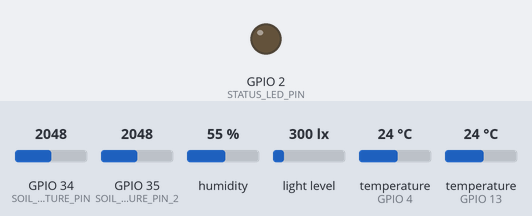
The sketch below on a simulated ESP32. On the bench: output pins drawn as LEDs (lit = HIGH). The test bench sets the inputs (shaded band); at power-on: GPIO 34 (SOIL_MOISTURE_PIN) = 2048, GPIO 35 (SOIL_MOISTURE_PIN_2) = 2048, humidity 55 %, light level 300 lx, temperature (sensors on GPIO 4, GPIO 13) 24 °C (analog values on the 0–4095 scale). WiFi joins after 1.5 s; servers stay silent unless stated; uploads are accepted with an empty reply; the local clock reads 2024-03-15 10:24:30 at power-on unless the sketch sets it; pins used as bus, display or sensor lines are not drawn; what the sketch prints to the serial monitor is not drawn.

Above: at 2.7 s.
At 16.03 s:
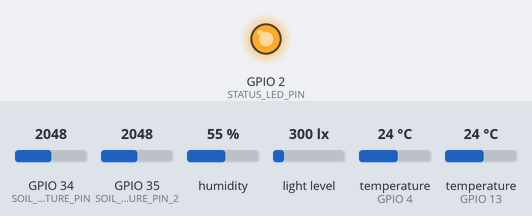
Timing chart, 0 to 17.6 s (numbered marks = the images above):
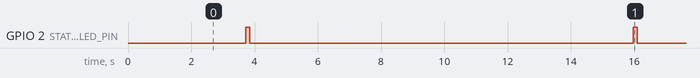

The sketch:

soil_care.ino
```cpp
// ===========================================================================
//  Soil Care System — ESP32 firmware (entry point)
//
//  Reads NPK (RS485/Modbus), soil moisture (ADC) and air temp/humidity (DHT22),
//  then POSTs them as JSON to the FastAPI backend every SEND_INTERVAL_MS.
//
//  Libraries (Arduino Library Manager):
//    - DHT sensor library (Adafruit)  + Adafruit Unified Sensor
//    - ArduinoJson (7.x)
//  HTTPClient / WiFi are part of the ESP32 Arduino core.
// ===========================================================================

#include <WiFi.h>
#include <time.h>
#include <math.h>

#include "config.h"
#include "sensors.h"
#include "wifi_manager.h"
#include "http_client.h"

static void blink(int times, int ms) {
  for (int i = 0; i < times; i++) {
    digitalWrite(STATUS_LED_PIN, HIGH); delay(ms);
    digitalWrite(STATUS_LED_PIN, LOW);  delay(ms);
  }
}

// Report exactly which physical sensor failed to return data this cycle.
// A channel is NAN when its sensor did not respond (see sensors.cpp). This
// makes it obvious which value is real and which one is missing.
static void report_sensor_health(const SensorReadings &r) {
  struct { const char *name; float v; } ch[] = {
    {"NPK Nitrogen (RS485/Modbus)",    r.nitrogen},
    {"NPK Phosphorous (RS485/Modbus)", r.phosphorous},
    {"NPK Potassium (RS485/Modbus)",   r.potassium},
    {"DHT22 air temperature (GPIO4)",  r.temperature},
    {"DHT22 humidity (GPIO4)",         r.humidity},
    {"Soil moisture (ADC34)",          r.moisture},
    {"DS18B20 soil temp (OneWire G5)", r.soil_temperature},
    {"BH1750 light (I2C 0x23)",        r.light_intensity},
  };
  int failed = 0;
  for (auto &c : ch) {
    if (isnan(c.v)) {
      Serial.printf("[FAIL] %s — NO DATA (sensor not responding / check wiring)\n", c.name);
      failed++;
    }
  }
  if (failed == 0) Serial.println("[health] all 8 channels responded OK");
  else             Serial.printf("[health] %d sensor channel(s) failed this cycle\n", failed);
}

void setup() {
  Serial.begin(115200);
  delay(200);
  Serial.println("\n=== Soil Care System — ESP32 node ===");

  pinMode(STATUS_LED_PIN, OUTPUT);
  digitalWrite(STATUS_LED_PIN, LOW);

  sensors_begin();
  wifi_begin();

  // Optional NTP so payloads carry a real timestamp (backend works without it).
  configTime(0, 0, "pool.ntp.org", "time.nist.gov");
}

void loop() {
  wifi_ensure();

  SensorReadings r = sensors_read();
  Serial.println("---------------------------------------------");
  Serial.printf("[read] soil   : N=%.0f  P=%.0f  K=%.0f mg/kg | moisture=%.1f%% | soilT=%.1f C\n",
                r.nitrogen, r.phosphorous, r.potassium, r.moisture, r.soil_temperature);
  Serial.printf("[read] ambient: airT=%.1f C | humidity=%.1f%% | light=%.0f lux\n",
                r.temperature, r.humidity, r.light_intensity);
  report_sensor_health(r);

  if (wifi_connected()) {
    Serial.println("[net]  POST -> backend ...");
    int code = http_send_readings(r);
    blink(code == 200 ? 1 : 3, 120);
  } else {
    Serial.println("No Wi-Fi — skipping upload this cycle.");
    blink(5, 80);
  }

  delay(SEND_INTERVAL_MS);
}
```

http_client.cpp
```cpp
#include "http_client.h"
#include "config.h"

#include <HTTPClient.h>
#include <ArduinoJson.h>
#include <math.h>
#include <time.h>

// Add a numeric field, or JSON null when the reading failed (NAN).
static void addNum(JsonDocument &doc, const char *key, float v) {
  if (isnan(v)) doc[key] = nullptr;
  else          doc[key] = v;
}

int http_send_readings(const SensorReadings &r) {
  HTTPClient http;
  http.begin(SERVER_URL);
  http.addHeader("Content-Type", "application/json");
  http.setTimeout(10000);   // 10s

  JsonDocument doc;
  doc["device_id"] = DEVICE_ID;

  // Unix timestamp if NTP is set, otherwise omit (backend uses server time).
  time_t now = time(nullptr);
  if (now > 1700000000) doc["timestamp"] = (uint32_t)now;

  addNum(doc, "nitrogen",    r.nitrogen);
  addNum(doc, "potassium",   r.potassium);
  addNum(doc, "phosphorous", r.phosphorous);
  addNum(doc, "temperature", r.temperature);
  addNum(doc, "humidity",    r.humidity);
  addNum(doc, "moisture",    r.moisture);
  addNum(doc, "soil_temperature", r.soil_temperature);
  addNum(doc, "light_intensity",  r.light_intensity);

  if (strlen(SOIL_TYPE) > 0) doc["soil_type"] = SOIL_TYPE;

  String body;
  serializeJson(doc, body);

  int code = http.POST(body);
  if (code > 0) {
    Serial.printf("POST %s -> %d\n", SERVER_URL, code);
    if (code != 200) Serial.println(http.getString());
  } else {
    Serial.printf("POST failed: %s\n", http.errorToString(code).c_str());
  }
  http.end();
  return code;
}
```

http_client.h
```cpp
#ifndef HTTP_CLIENT_H
#define HTTP_CLIENT_H

#include "sensors.h"

// Build the JSON payload and POST it to the backend.
// Returns the HTTP status code, or a negative value on transport error.
int http_send_readings(const SensorReadings &r);

#endif // HTTP_CLIENT_H
```

sensors.cpp
```cpp
#include "sensors.h"
#include "config.h"

#include <math.h>
#include <DHT.h>
#include <OneWire.h>
#include <DallasTemperature.h>
#include <Wire.h>
#include <BH1750.h>

static HardwareSerial RS485(2);
static DHT dht(DHT_PIN, DHT_TYPE);
static OneWire oneWire(DS18B20_PIN);
static DallasTemperature ds18b20(&oneWire);
static BH1750 lightMeter;
static bool bh1750_ok = false;

static uint16_t modbusCRC(const uint8_t *buf, uint8_t len) {
  uint16_t crc = 0xFFFF;
  for (uint8_t i = 0; i < len; i++) {
    crc ^= buf[i];
    for (uint8_t b = 0; b < 8; b++) {
      if (crc & 0x0001) { crc >>= 1; crc ^= 0xA001; }
      else              { crc >>= 1; }
    }
  }
  return crc;
}

static float readRegister(uint16_t reg) {
  uint8_t req[8];
  req[0] = NPK_SLAVE_ADDR;
  req[1] = 0x03;
  req[2] = reg >> 8;
  req[3] = reg & 0xFF;
  req[4] = 0x00;
  req[5] = 0x01;
  uint16_t crc = modbusCRC(req, 6);
  req[6] = crc & 0xFF;
  req[7] = crc >> 8;

  digitalWrite(RS485_DE_RE_PIN, HIGH);
  delayMicroseconds(50);
  RS485.write(req, 8);
  RS485.flush();
  digitalWrite(RS485_DE_RE_PIN, LOW);

  uint8_t resp[7];
  uint32_t start = millis();
  uint8_t idx = 0;
  while (idx < 7 && (millis() - start) < 300) {
    if (RS485.available()) resp[idx++] = RS485.read();
  }
  if (idx < 7) return NAN;
  uint16_t respCrc = modbusCRC(resp, 5);
  if ((respCrc & 0xFF) != resp[5] || (respCrc >> 8) != resp[6]) return NAN;
  return (float)((resp[3] << 8) | resp[4]);
}

void sensors_begin() {
  dht.begin();

  pinMode(RS485_DE_RE_PIN, OUTPUT);
  digitalWrite(RS485_DE_RE_PIN, LOW);
  RS485.begin(RS485_BAUD, SERIAL_8N1, RS485_RX_PIN, RS485_TX_PIN);

  analogReadResolution(12);

  // No external 4.7k pull-up? Enable the ESP32 internal pull-up on the OneWire
  // data line. Weak (~45k) but usually enough for a single probe on a short wire.
  pinMode(DS18B20_PIN, INPUT_PULLUP);
  ds18b20.begin();
  Serial.printf("[sensors] DS18B20 devices found: %d\n", ds18b20.getDeviceCount());

  Wire.begin(BH1750_SDA_PIN, BH1750_SCL_PIN);
  bh1750_ok = lightMeter.begin(BH1750::CONTINUOUS_HIGH_RES_MODE);
  Serial.printf("[sensors] BH1750 init: %s\n", bh1750_ok ? "OK" : "NOT FOUND");
}

static float rawToPercent(int raw) {
  float pct = (float)(MOISTURE_RAW_DRY - raw) * 100.0f /
              (float)(MOISTURE_RAW_DRY - MOISTURE_RAW_WET);
  if (pct < 0)   pct = 0;
  if (pct > 100) pct = 100;
  return pct;
}

// Read both capacitive probes (A=GPIO34, B=GPIO35) and return moisture % for
// the model. A channel railed at ~4095 is an OPEN/disconnected AOUT (a live
// probe in dry air reads ~3000-3300, never a hard 4095), so it's excluded from
// the average — otherwise a dead sensor would drag the real reading down.
static float readMoisturePercent() {
  int rawA = analogRead(SOIL_MOISTURE_PIN);
  int rawB = analogRead(SOIL_MOISTURE_PIN_2);
  float a = rawToPercent(rawA);
  float b = rawToPercent(rawB);
  bool okA = rawA > 5 && rawA < 4090;   // plausible = wired and sensing
  bool okB = rawB > 5 && rawB < 4090;
  Serial.printf("[cal]  moisture A(G%d) raw=%d -> %.1f%%%s  |  B(G%d) raw=%d -> %.1f%%%s\n",
                SOIL_MOISTURE_PIN, rawA, a, okA ? "" : " [open]",
                SOIL_MOISTURE_PIN_2, rawB, b, okB ? "" : " [open]");
  if (okA && okB) return (a + b) / 2.0f;
  if (okA) return a;
  if (okB) return b;
  return (a + b) / 2.0f;  // both look disconnected — report anyway
}

SensorReadings sensors_read() {
  SensorReadings r;

  r.nitrogen    = readRegister(NPK_REG_NITROGEN);   delay(50);
  r.phosphorous = readRegister(NPK_REG_PHOSPHOROUS); delay(50);
  r.potassium   = readRegister(NPK_REG_POTASSIUM);

  r.temperature = dht.readTemperature();
  r.humidity    = dht.readHumidity();
  r.moisture    = readMoisturePercent();

  // DS18B20 soil temperature (-127 means "no sensor / read error").
  ds18b20.requestTemperatures();
  float st = ds18b20.getTempCByIndex(0);
  r.soil_temperature = (st <= -100.0f) ? NAN : st;

  // BH1750 ambient light.
  r.light_intensity = bh1750_ok ? lightMeter.readLightLevel() : NAN;

  return r;
}
```

sensors.h
```cpp
#ifndef SENSORS_H
#define SENSORS_H

#include <Arduino.h>

// One reading cycle from all sensors. NAN marks a failed read for that channel.
struct SensorReadings {
  float nitrogen;          // mg/kg (NPK probe, RS485)
  float potassium;         // mg/kg (NPK probe, RS485)
  float phosphorous;       // mg/kg (NPK probe, RS485)
  float temperature;       // °C  (air, DHT22)
  float humidity;          // %   (air, DHT22)
  float moisture;          // %   (soil, capacitive)
  float soil_temperature;  // °C  (soil, DS18B20)
  float light_intensity;   // lux (BH1750)
};

void sensors_begin();
SensorReadings sensors_read();

#endif // SENSORS_H
```

wifi_manager.cpp
```cpp
#include "wifi_manager.h"
#include "config.h"

#include <WiFi.h>

void wifi_begin() {
  WiFi.mode(WIFI_STA);
  WiFi.begin(WIFI_SSID, WIFI_PASSWORD);

  Serial.print("Connecting to Wi-Fi");
  uint32_t start = millis();
  while (WiFi.status() != WL_CONNECTED && (millis() - start) < 30000) {
    delay(500);
    Serial.print(".");
  }
  Serial.println();

  if (WiFi.status() == WL_CONNECTED) {
    Serial.print("Wi-Fi connected. IP: ");
    Serial.println(WiFi.localIP());
  } else {
    Serial.println("Wi-Fi connect timeout — will retry in loop.");
  }
}

bool wifi_connected() {
  return WiFi.status() == WL_CONNECTED;
}

void wifi_ensure() {
  if (WiFi.status() == WL_CONNECTED) return;
  Serial.println("Wi-Fi dropped — reconnecting...");
  WiFi.disconnect();
  WiFi.begin(WIFI_SSID, WIFI_PASSWORD);
  uint32_t start = millis();
  while (WiFi.status() != WL_CONNECTED && (millis() - start) < 10000) {
    delay(500);
  }
}
```

wifi_manager.h
```cpp
#ifndef WIFI_MANAGER_H
#define WIFI_MANAGER_H

void wifi_begin();          // connect, with retry + timeout
bool wifi_connected();
void wifi_ensure();         // reconnect if dropped

#endif // WIFI_MANAGER_H
```

config.h
```cpp
#ifndef CONFIG_H
#define CONFIG_H

// ===========================================================================
//  Soil Care System — ESP32 firmware configuration
//  Sensors match the trained models: NPK (RS485/Modbus), soil moisture (ADC),
//  air temperature + humidity (DHT22).  No pH / light sensors.
// ===========================================================================

// ---- Wi-Fi ----------------------------------------------------------------
#define WIFI_SSID       "YOUR_WIFI_SSID"
#define WIFI_PASSWORD   "YOUR_WIFI_PASSWORD"

// ---- Backend --------------------------------------------------------------
// IP of the machine running the FastAPI backend, on the same local network.
#define SERVER_URL      "http://192.168.1.100:8000/api/sensor-data"
#define DEVICE_ID       "esp32-soil-01"

// Soil type for the recommenders. The tabular models accept one of:
//   Black | Clayey | Loamy | Red | Sandy
// Leave empty ("") to omit it and set soil type from a photo on the dashboard.
#define SOIL_TYPE       "Loamy"

// ---- Send interval --------------------------------------------------------
#define SEND_INTERVAL_MS  10000   // every 10 s

// ---- DHT22 (air temperature + humidity) ----------------------------------
#define DHT_PIN          4
#define DHT_TYPE         DHT22

// ---- Soil moisture (capacitive sensor, analog) ---------------------------
// Two capacitive v2.0 probes. BOTH must be on ADC1 pins (ADC2 conflicts with
// Wi-Fi). 34 and 35 are input-only ADC1 channels — perfect for analog sensors.
#define SOIL_MOISTURE_PIN   34    // sensor A (AOUT) -> GPIO34
#define SOIL_MOISTURE_PIN_2 35    // sensor B (AOUT) -> GPIO35
// Calibrate: read raw ADC in air (dry) and submerged in water (wet).
#define MOISTURE_RAW_DRY  3200    // raw ADC value in dry air  -> 0 %
#define MOISTURE_RAW_WET  1200    // raw ADC value in water     -> 100 %

// ---- NPK sensor (RS485 / Modbus RTU, e.g. JXCT 7-in-1) --------------------
// Wired via a MAX485 / RS485-TTL module on UART2.
#define RS485_RX_PIN     16       // ESP32 RX  <- RO (MAX485)
#define RS485_TX_PIN     17       // ESP32 TX  -> DI (MAX485)
#define RS485_DE_RE_PIN  5        // DE+RE tied together, driven HIGH to transmit
#define RS485_BAUD       9600
#define NPK_SLAVE_ADDR   0x01
// Holding-register addresses (vary by sensor model — adjust to your datasheet):
#define NPK_REG_NITROGEN    0x001E
#define NPK_REG_PHOSPHOROUS 0x001F
#define NPK_REG_POTASSIUM   0x0020

// ---- DS18B20 soil-temperature probe (OneWire, waterproof) ----------------
// Own free pin (GPIO5 is already used by RS485 DE/RE — sharing it pins the
// OneWire line LOW and the probe is never detected). GPIO13 is free.
#define DS18B20_PIN      13       // DATA (yellow) -> GPIO13

// ---- BH1750 (GY-302) ambient light sensor (I2C) --------------------------
#define BH1750_SDA_PIN   21
#define BH1750_SCL_PIN   22       // ADDR -> GND => I2C address 0x23

// ---- Status LED (optional) ------------------------------------------------
#define STATUS_LED_PIN   2        // onboard LED on most ESP32 dev boards

#endif // CONFIG_H
```

Measured:
- by itself, GPIO 2 (STATUS_LED_PIN): alternates HIGH for 0.12 s and LOW for 12.1 s
